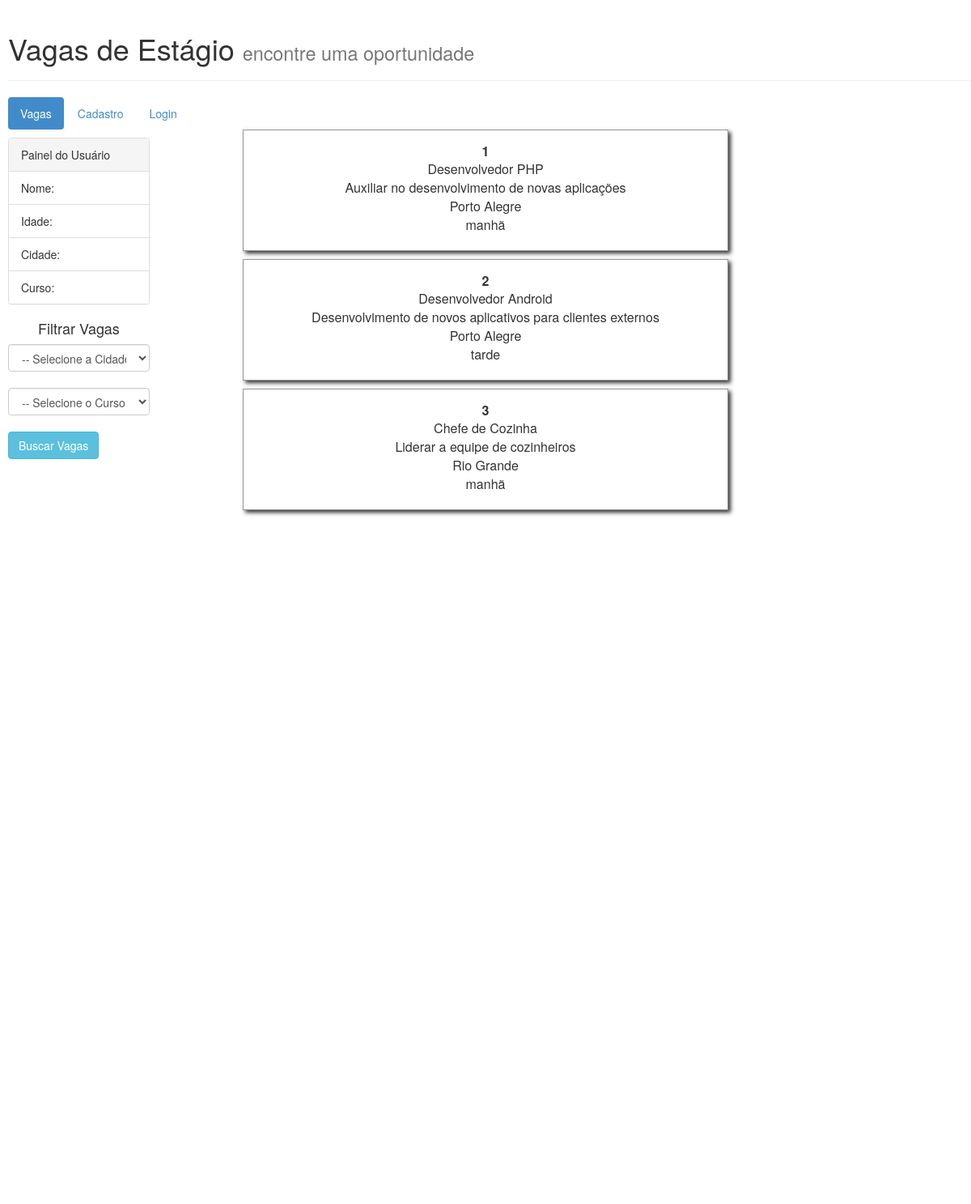
The page / on the database its author committed.
### tables this page shows
CREATE TABLE IF NOT EXISTS `vagas` (
  `idVaga` int(11) NOT NULL AUTO_INCREMENT,
  `nome` varchar(50) NOT NULL,
  `descricao` text NOT NULL,
  `cidades_idCidade` int(11) NOT NULL,
  `cursos_idCurso` int(11) NOT NULL,
  `status` tinyint(1) NOT NULL DEFAULT '1',
  `turno` varchar(10) NOT NULL,
  `publico` tinyint(1) NOT NULL DEFAULT '0',
  PRIMARY KEY (`idVaga`),
  KEY `fk_vagas_cidades_idx` (`cidades_idCidade`),
  KEY `fk_vagas_cursos1_idx` (`cursos_idCurso`)
);

CREATE TABLE IF NOT EXISTS `cidades` (
  `idCidade` int(11) NOT NULL AUTO_INCREMENT,
  `municipio` varchar(50) NOT NULL,
  PRIMARY KEY (`idCidade`)
);

### index.php (the view, shortened to what this page needs)
<!DOCTYPE html>
<html>
	<head>
		<html xmlns="http://www.w3.org/1999/xhtml" lang="pt-br" xml:lang="pt-br">
		<link href="bootstrap/css/bootstrap.css" rel="stylesheet">
		<link href="estilos/geral.css" rel="stylesheet">
	</head>
	<body>
		<header>
			<div class="page-header">
  				<h1>Vagas de Estágio <small>encontre uma oportunidade</small></h1>
			</div>
			<div class="menus">
				<ul class="nav nav-pills">
					<li class="active"><a href="index.php">Vagas</a></li>
  					<li><a href="cadastro.html">Cadastro</a></li>
  					<li><a href="login.html">Login</a></li>
				</ul>
			</div>
		</header>
		<main>
			<section id="dados">
				<article>
					<div class="row">
					<div class="col-md-2" id="dadosusuario">
						<div class="panel panel-default">
						  <div class="panel-heading">Painel do Usuário</div>
						  <ul class="list-group">
							<li class="list-group-item">Nome: </li>
							<li class="list-group-item">Idade: </li>
							<li class="list-group-item">Cidade: </li>
							<li class="list-group-item">Curso: </li>
						  </ul>
						</div>
					<div>
						<?php
							include_once "classeBD.php";
						?>
						<form action="filtrarvagas.php" method="post">
							<h4>Filtrar Vagas</h4>
							<select name="cidade" id="label-cidade" class="form-control">
								<option value="0">-- Selecione a Cidade --</option>
							</select>
							<br>
							<select name="curso" id="label-cidade" class="form-control">
								<option value="0">-- Selecione o Curso --</option>
							</select>
							<br>
							<input type="submit" class="btn btn-info" name="buscar" id="buscar" value="Buscar Vagas" />
							<br><br><br>
						</form>
					</div>
					</div>
					<div class="vagas">
						<?php
						include_once "classeBD.php";
						$bd = new FuncoesBD();
						$bd -> conectar();
						$bd -> getVagas();
						?>
					</div>
					<div class="col-md-4"><br><br><br><br><br><br><br><br><br><br><br><br><br><br><br><br>
						<br><br><br><br><br><br><br><br><br><br><br><br><br><br><br><br><br><br><br><br><br><br><br><br><br></div>
					</div>
				</article>
			</section>
		</main>
		<footer>
		<br><br>
		</footer>
	</body>
</html>

### classeBD.php (shortened to what this page needs)
<?php
	class FuncoesBD{
		private $conexao;
		function conectar(){
			$this->conexao = mysqli_connect("localhost", "root", "") or die ("Falha na conexão com o Banco de Dados");
			mysqli_select_db($this->conexao, "vagasweb") or die("Banco não encontrado");
			mysqli_set_charset($this->conexao, "utf8");
		}
		function getVagas(){
			$consulta = "SELECT vagas.idVaga, vagas.nome, vagas.descricao, vagas.cidades_idCidade, vagas.turno, cidades.municipio FROM vagas
						 INNER JOIN cidades
						 ON vagas.cidades_idCidade = cidades.idCidade";
			$resultado = mysqli_query($this->conexao, $consulta) or die ("Erro ao encontrar vagas");
			$this->displayVagas($resultado);
		}
		function displayVagas($resultado){
			while($registro=mysqli_fetch_array($resultado)){
				echo "<div class='dtl-vagas'>";
				echo "<div class='codigo-vaga'>".$registro['idVaga']."<br></div>";
				echo $registro['nome']."<br>";
				echo $registro['descricao']."<br>";
				echo $registro['municipio']."<br>";
				echo $registro['turno']."<br><br><br>";
				echo "</div>";
			}
		}
	}
?>

### estilos/geral.css (style rules this page uses)
.page-header { margin-left: 10px; }
.menus { margin-left: 10px; }
#dadosusuario { margin-top: 10px; margin-left: 10px; }
.vagas { text-align: center; font-size: 16px; }
.dtl-vagas { border: 1px solid #999; width: 600px; height: 150px; margin: 0 auto; margin-bottom: 10px; padding-top: 15px; box-shadow: 3px 3px 5px #333; }
.dtl-vagas .codigo-vaga { font-weight: bolder; }
h4 { text-align: center; }

### rows shown on the page
vagas: idVaga "1", nome "Desenvolvedor PHP", descricao "Auxiliar no desenvolvimento de novas aplicações", cidades_idCidade.municipio "Porto Alegre", turno "manhã"
vagas: idVaga "2", nome "Desenvolvedor Android", descricao "Desenvolvimento de novos aplicativos para clientes externos", cidades_idCidade.municipio "Porto Alegre", turno "tarde"
vagas: idVaga "3", nome "Chefe de Cozinha", descricao "Liderar a equipe de cozinheiros", cidades_idCidade.municipio "Rio Grande", turno "manhã"
